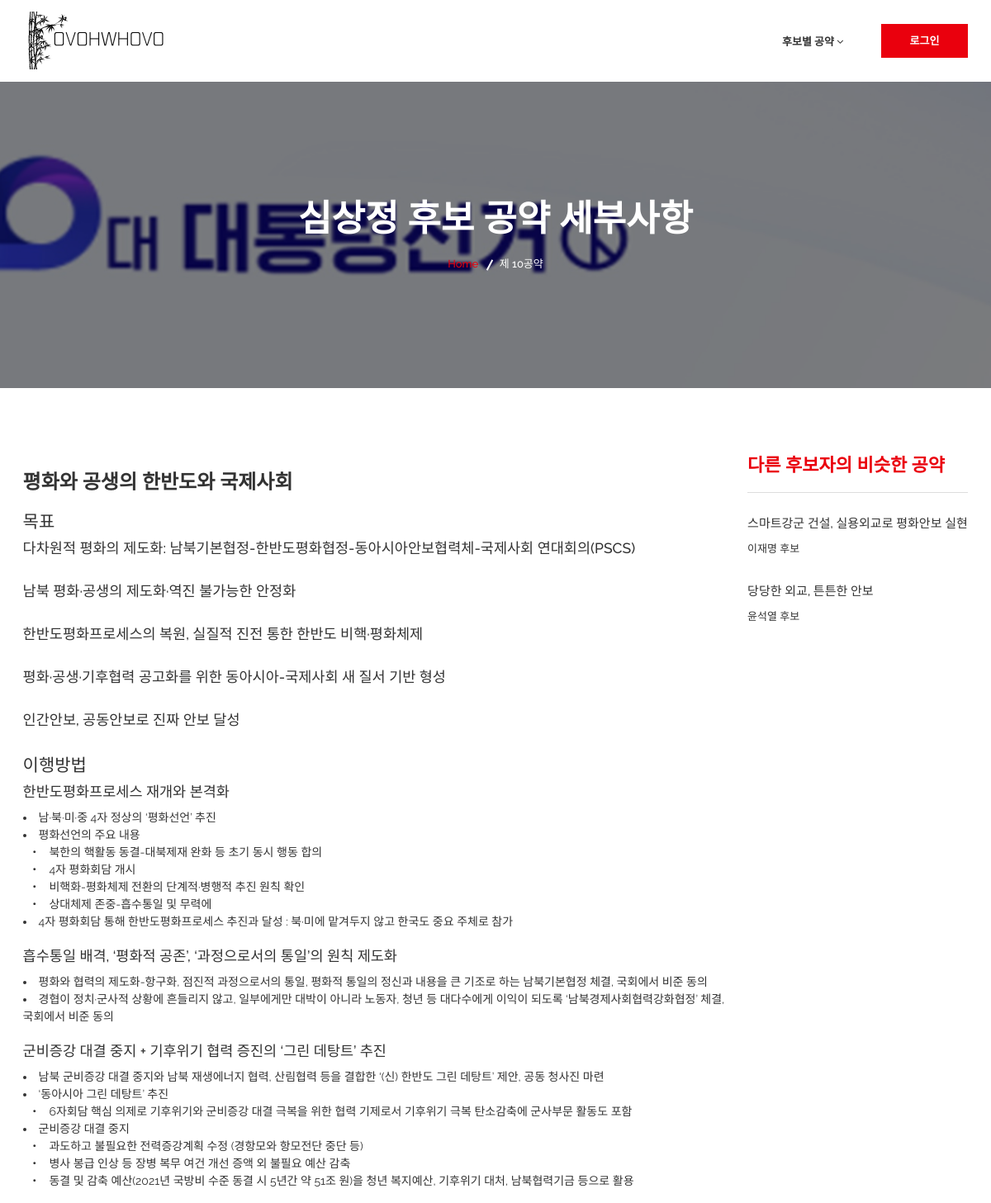
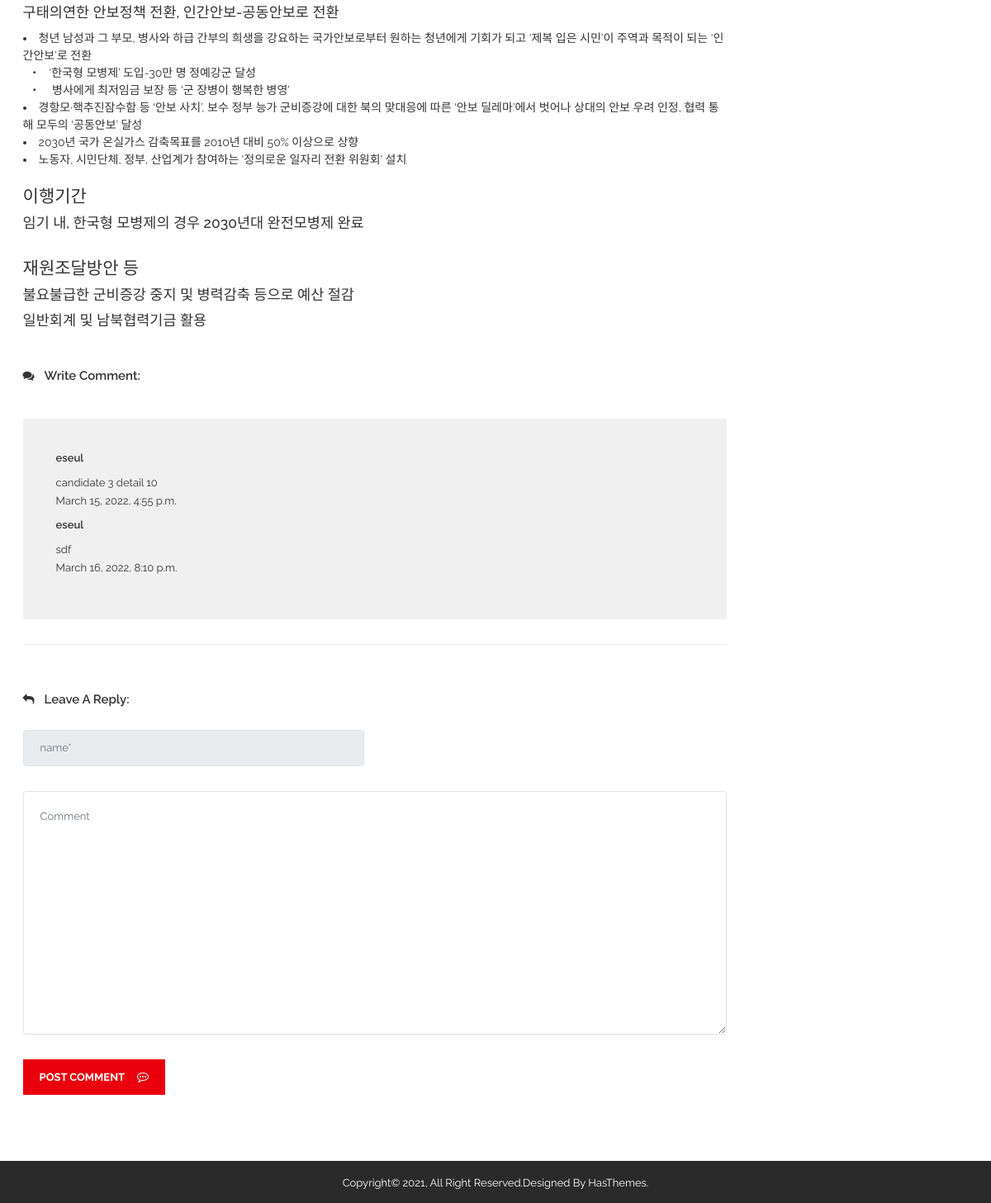
Screenshot of /candidate3/detail10/ with the database file from the repository (2 pictures, top to bottom).
### bbsApp/models.py (models this page shows)
class Post(models.Model):
    id            = models.BigAutoField(help_text = "Post ID", primary_key=True)
    candidate_num = models.IntegerField()
    detail_num    = models.IntegerField()
    writer_id     = models.TextField(max_length=100)
    content       = models.TextField(blank=False, null=False)
    create_date   = models.DateTimeField(auto_now=True)
    modify_date   = models.DateTimeField(auto_now=True)

### candidate3App/views.py (the view)
# urls.py: path('detail10/', views.detail10),
def detail10(request):
    print('>>> candidate3')
    candidate_num = 3
    detail_num = 10
    Posts = Post.objects.filter(candidate_num=candidate_num, detail_num=detail_num)
    if request.session.get('member_name'):
        print('>>> our member')
        context = {
            'session_member_name': request.session.get('member_name'),
            'session_member_id': request.session.get('member_id'),
            'candidate_num': candidate_num,
            'detail_num': detail_num,
            'Posts': Posts
        }
        return render(request, 'candidate3/blogDetail10.html', context)
    else:
        context = {
            'candidate_num': candidate_num,
            'detail_num': detail_num,
            'Posts': Posts
        }
        return render(request, 'candidate3/blogDetail10.html', context)

### candidate3App/templates/candidate3/blogDetail10.html (shortened to what this page needs)
{% load static %}
<!doctype html>
<html class="no-js" lang="en">
    <head>
        <link rel="stylesheet" href="{% static 'css/bootstrap.min.css' %}">
        <link rel="stylesheet" href="{% static 'css/font-awesome.min.css' %}">
        <link rel="stylesheet" href="{% static 'css/meanmenu.min.css' %}">
        <link rel="stylesheet" href="{% static 'css/owl.carousel.min.css' %}">
		<link rel="stylesheet" href="{% static 'lib/css/nivo-slider.css' %}" type="text/css" />
		<link rel="stylesheet" href="{% static 'lib/css/preview.css' %}" type="text/css" media="screen" />
        <link rel="stylesheet" href="{% static 'css/chosen.min.css' %}">
        <link rel="stylesheet" href="{% static 'css/animate.css' %}">
        <link rel="stylesheet" href="{% static 'css/magnific-popup.css' %}">
        <link rel="stylesheet" href="{% static 'css/normalize.css' %}">
        <link rel="stylesheet" href="{% static 'css/main.css' %}">
        <link rel="stylesheet" href="{% static 'style.css' %}">
        <link rel="stylesheet" href="{% static 'css/responsive.css' %}">
    </head>
    <body>
        <div class="wrapper">
            <header class="header-area">
                <div class="header-bottom stick-h2">
                    <div class="container">
                        <div class="row">
                            <div class="col-lg-12">
                                <div class="logo floatleft">
                                    <a href="../../whovo">
                                        <img alt="" src="{% static 'img/logo/whovologo.png' %}">
                                    </a>
                                </div>
                                <div class="header-search floatright">
                                    {% if session_member_name %}
                                    <div class="header-button floatright">
                                        <a href="../../user/logout">로그아웃</a>
                                    </div>
                                    {% else %}
                                    <div class="header-button floatright">
                                        <a href="../../user/index">로그인</a>
                                    </div>
                                    {% endif %}
                                </div>
                                <div class="main-menu floatright">
                                    <nav>
                                        <ul>
                                            <li><a href=""> 후보별 공약 <i class="fa fa-angle-down" aria-hidden="true"></i></a>
                                            </li>
                                        </ul>
                                    </nav>
                                </div>
                            </div>
                        </div>
                    </div>
                </div>
            </header>
            <section class="breadcrumbs-area ptb-140 about-bg">
                <div class="container">
                    <div class="row">
                        <div class="col-lg-12 text-center">
                            <div class="breadcrumbs">
                                <h2 class="page-title">심상정 후보 공약 세부사항</h2>
                                <ul>
                                    <li><a href="../../whovo">Home</a></li>
                                    <li>제 10공약</li>
                                </ul>
                            </div>
                        </div>
                    </div>
                </div>
            </section>
            <section class="blog-two-details-area ptb-80">
                <div class="container">
                    <div class="row">
                        <div class="col-lg-9">
                            <div class="blog-container-inner">
                                <div class="visual-inner">
                                    <h3 class="blog-title">
                                        평화와 공생의 한반도와 국제사회
                                    </h3>
                                    <div class="blog-content">
                                        <h4>목표</h4>
                                        <h5>다차원적 평화의 제도화: 남북기본협정-한반도평화협정-동아시아안보협력체-국제사회 연대회의(PSCS)</h5><br/>
                                        <h5> 남북 평화·공생의 제도화·역진 불가능한 안정화</h5><br/>
                                        <h5> 한반도평화프로세스의 복원, 실질적 진전 통한 한반도 비핵·평화체제</h5><br/>
                                        <h5> 평화·공생·기후협력 공고화를 위한 동아시아-국제사회 새 질서 기반 형성</h5><br/>
                                        <h5> 인간안보, 공동안보로 진짜 안보 달성</h5><br/>
                                        <h4>이행방법</h4>
                                        <h5>한반도평화프로세스 재개와 본격화</h5>
                                        <li>남·북·미·중 4자 정상의 ‘평화선언’ 추진</li>
                                        <li>평화선언의 주요 내용</li>
                                        <h7>&nbsp;&nbsp;‧&nbsp;&nbsp;&nbsp;북한의 핵활동 동결-대북제재 완화 등 초기 동시 행동 합의</h7><br/>
                                        <h7>&nbsp;&nbsp;‧&nbsp;&nbsp;&nbsp;4자 평화회담 개시</h7><br/>
                                        <h7>&nbsp;&nbsp;‧&nbsp;&nbsp;&nbsp;비핵화-평화체제 전환의 단계적·병행적 추진 원칙 확인</h7><br/>
                                        <h7>&nbsp;&nbsp;‧&nbsp;&nbsp;&nbsp;상대체제 존중-흡수통일 및 무력에</h7><br/>
                                        <li>4자 평화회담 통해 한반도평화프로세스 추진과 달성 : 북·미에 맡겨두지 않고 한국도 중요 주체로 참가</li><br/>
                                        <h5> 흡수통일 배격, ‘평화적 공존’, ‘과정으로서의 통일’의 원칙 제도화</h5>
                                        <li>평화와 협력의 제도화-항구화, 점진적 과정으로서의 통일, 평화적 통일의 정신과 내용을 큰 기조로 하는 남북기본협정 체결, 국회에서 비준 동의</li>
                                        <li>경협이 정치·군사적 상황에 흔들리지 않고, 일부에게만 대박이 아니라 노동자, 청년 등 대다수에게 이익이 되도록 ‘남북경제사회협력강화협정’ 체결, 국회에서 비준 동의</li><br/>
                                        <h5> 군비증강 대결 중지 + 기후위기 협력 증진의 ‘그린 데탕트’ 추진</h5>
                                        <li>남북 군비증강 대결 중지와 남북 재생에너지 협력, 산림협력 등을 결합한 ‘(신) 한반도 그린 데탕트’ 제안, 공동 청사진 마련</li>
                                        <li>‘동아시아 그린 데탕트’ 추진</li>
                                        <h7>&nbsp;&nbsp;‧&nbsp;&nbsp;&nbsp;6자회담 핵심 의제로 기후위기와 군비증강 대결 극복을 위한 협력 기제로서 기후위기 극복 탄소감축에 군사부문 활동도 포함</h7><br/>
                                        <li>군비증강 대결 중지</li>
                                        <h7>&nbsp;&nbsp;‧&nbsp;&nbsp;&nbsp;과도하고 불필요한 전력증강계획 수정 (경항모와 항모전단 중단 등)</h7><br/>
                                        <h7>&nbsp;&nbsp;‧&nbsp;&nbsp;&nbsp;병사 봉급 인상 등 장병 복무 여건 개선 증액 외 불필요 예산 감축</h7><br/>
                                        <h7>&nbsp;&nbsp;‧&nbsp;&nbsp;&nbsp;동결 및 감축 예산(2021년 국방비 수준 동결 시 5년간 약 51조 원)을 청년 복지예산, 기후위기 대처, 남북협력기금 등으로 활용</h7><br/><br/>
                                        <h5> 구태의연한 안보정책 전환, 인간안보-공동안보로 전환</h5>
                                        <li>청년 남성과 그 부모, 병사와 하급 간부의 희생을 강요하는 국가안보로부터 원하는 청년에게 기회가 되고 ‘제복 입은 시민’이 주역과 목적이 되는 ‘인간안보’로 전환</li>
                                        <h7>&nbsp;&nbsp;‧&nbsp;&nbsp;&nbsp;‘한국형 모병제’ 도입-30만 명 정예강군 달성</h7><br/>
                                        <h7>&nbsp;&nbsp;‧&nbsp;&nbsp;&nbsp; 병사에게 최저임금 보장 등 ‘군 장병이 행복한 병영’</h7><br/>
                                        <li>경항모·핵추진잠수함 등 ‘안보 사치’, 보수 정부 능가 군비증강에 대한 북의 맞대응에 따른 ‘안보 딜레마’에서 벗어나 상대의 안보 우려 인정, 협력 통해 모두의 ‘공동안보’ 달성</li>
                                        <li>2030년 국가 온실가스 감축목표를 2010년 대비 50% 이상으로 상향</li>
                                        <li>노동자, 시민단체, 정부, 산업계가 참여하는 '정의로운 일자리 전환 위원회' 설치</li><br/>
                                        <h4>이행기간</h4>
                                        <h5>임기 내, 한국형 모병제의 경우 2030년대 완전모병제 완료</h5><br/>
                                        <h4>재원조달방안 등</h4>
                                        <h5>불요불급한 군비증강 중지 및 병력감축 등으로 예산 절감</h5>
                                        <h5>일반회계 및 남북협력기금 활용</h5>
                                    </div>
                                </div>
                                <div  class="blog-comment">
                                    <p><i class="fa fa-comments" aria-hidden="true"></i>Write Comment:</p>
                                    <div class="blog-reply-all2">
                                        <div id="blog-top" class="blog-top">
                                            {% for bbs in Posts %}
                                            <div  class="blog-img-details">
                                                <div class="blog-title" align="right">
                                                    <h3>{{bbs.writer_id}}</h3>
                                                </div>
                                                <p>{{bbs.content}}</p>
                                                <span>{{bbs.create_date}}</span>
                                            </div>
                                            {% endfor %}
                                        </div>
                                    </div>
                                </div>
                                <div class="blog-input">
                                    <p><i class="fa fa-reply" aria-hidden="true"></i>Leave A Reply:</p>
                                    <form method="post" action="../../bbs/postForm" name="form">
                                        <div class="blog-from">
                                            <div class="row">
                                                <div class="col-lg-6">
                                                    {% if session_member_id %}
                                                    <input class="form-control bmrg" required="" id="writer_id" name= "writer_id" type="text" value="{{ session_member_id }}" readonly>
                                                    {% else %}
                                                    <input class="form-control bmrg" required="" type="text" placeholder="name*" disabled/>
                                                    {% endif %}
                                                </div>
                                                <div class="col-lg-12">
                                                    <textarea class="form-control" required="" name="content" id="content" placeholder="Comment"></textarea>
                                                    {% if session_member_id %}
                                                    <button class="submit" id="postBtn" type="button" value = "post">
                                                        Post Comment
                                                        <i class="fa fa-commenting-o" aria-hidden="true"></i>
                                                    </button>
                                                    {% else %}
                                                    <button class="submit" type="submit" value= "loginback" onclick="if(confirm('로그인 후 이용가능합니다. 로그인 페이지로 이동합니다.')){javascript: form.action='/user/index/';}">
                                                        Post Comment
                                                        <i class="fa fa-commenting-o" aria-hidden="true"></i>
                                                    </button>
                                                    {% endif %}
                                                </div>
                                            </div>
                                        </div>
                                    </form>
                                </div>
                            </div>
                        </div>
                        <div class="col-lg-3">
                            <div class="issues-categoris issues-top3 blog-two2">
                                <h3>다른 후보자의 비슷한 공약</h3>
                                <div class="event-sidebar-2">
                                    <div class="categori-list1">
                                        <div class="categori-list-one">
                                            <div class="post-details">
                                                <h3><a href="../../candidate1/detail10">스마트강군 건설, 실용외교로 평화안보 실현</a></h3>
                                                <p>이재명 후보</p>
                                            </div>
                                        </div>
                                        <div class="categori-list-one mrg-nn">
                                            <div class="post-details">
                                                <h3><a href="../../candidate2/detail08">당당한 외교, 튼튼한 안보</a></h3>
                                                <p>윤석열 후보</p>
                                            </div>
                                        </div>
                                    </div>
                                </div>
                            </div>
                        </div>
                    </div>
                </div>
            </section>
            <footer id="footer" class="social-area">
                <div class="footer-bottom">
                    <div class="container">
                        <div class="row">
                            <div class="footer-bottom-all">
                                <div class="col-lg-12 col-12 col-md-12">
                                    <div class="copyright-text text-center">
                                        <p>Copyright© 2021, All Right Reserved.Designed by <a href="https://hasthemes.com/"> HasThemes.</a></p>
                                    </div>
                                </div>
                            </div>
                        </div>
                    </div>
                </div>
            </footer>
        </div>
    </body>
</html>

### bbsApp/static/css/main.css (style rules this page uses)
html { color: #222; font-size: 1em; line-height: 1.4; }
audio, canvas, iframe, img, svg, video { vertical-align: middle; }
textarea { resize: vertical; }

### bbsApp/static/css/responsive.css (style rules this page uses)
@media (min-width: 1170px) and (max-width: 1450px) { .main-menu ul li { margin-left: 39px; } }

### rows the page displays
Post: writer_id "eseul", content "candidate 3 detail 10", create_date "March 15, 2022, 4:55 p.m."
Post: writer_id "eseul", content "sdf", create_date "March 16, 2022, 8:10 p.m."
